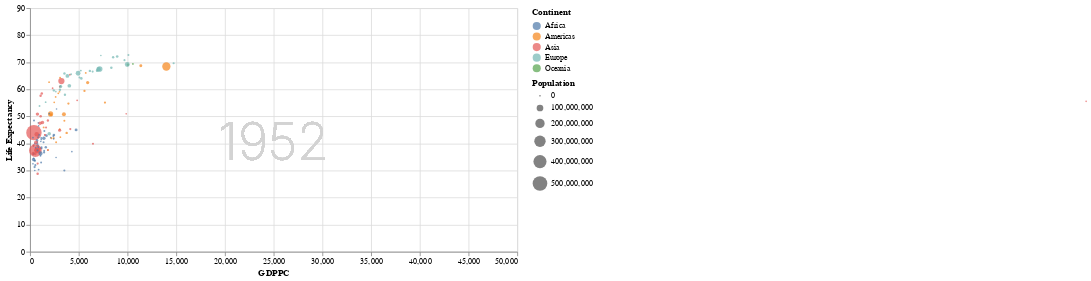

The cell this chart's notebook holds for it:
### Code cell
bubble_graph.add_selection(year_slider).transform_filter(year_slider).properties(width=600, height=300)

### Figure 1 — Vega-Lite specification as saved in the notebook (floating-point values rounded to 4 significant figures; data arrays with more than 128 entries replaced by an {"elided": "..."} marker saying what was removed)
{"config": {"view": {"continuousWidth": 400, "continuousHeight": 300}}, "layer": [{"mark": {"type": "point", "filled": true, "opacity": 0.7}, "encoding": {"color": {"type": "nominal", "field": "Continent"}, "size": {"type": "quantitative", "field": "Population"}, "tooltip": [{"type": "nominal", "field": "Country"}, {"type": "quantitative", "field": "Year"}, {"type": "quantitative", "field": "GDPPC", "format": "$,.0f", "title": "GDP Per Capita"}, {"type": "quantitative", "field": "LifeExp", "format": ".0f", "title": "Life Expectancy"}], "x": {"type": "quantitative", "field": "GDPPC", "scale": {"domain": [0, 50000]}, "title": "GDPPC"}, "y": {"type": "quantitative", "field": "LifeExp", "scale": {"domain": [0, 90]}, "title": "Life Expectancy"}}, "selection": {"Year": {"type": "single", "fields": ["Year"], "bind": {"input": "range", "max": 2007, "min": 1952, "name": "Year", "step": 5}, "init": {"Year": 1952}}}}, {"mark": {"type": "text", "align": "center", "color": "lightgrey", "dx": 0, "dy": 18, "fontSize": 64, "fontWeight": 200}, "encoding": {"text": {"type": "quantitative", "field": "Year"}}}], "data": {"name": "data-c71f4c25527080986b1b8fe289a863f4"}, "height": 300, "transform": [{"filter": {"selection": "Year"}}], "width": 600, "$schema": "https://vega.github.io/schema/vega-lite/v4.8.1.json", "datasets": {"data-c71f4c25527080986b1b8fe289a863f4": {"elided": "1704 records"}}}
